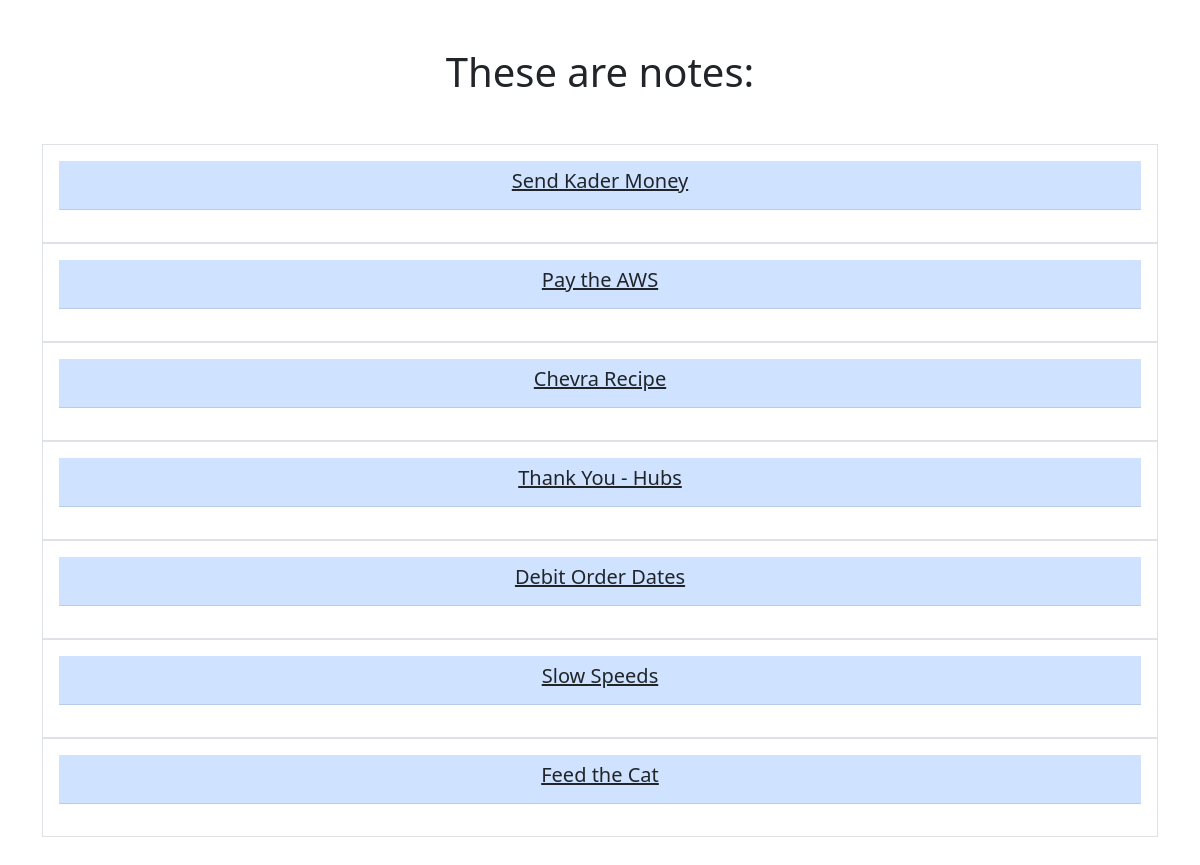
/smart/notes, run on an earlier commit of the app's database.
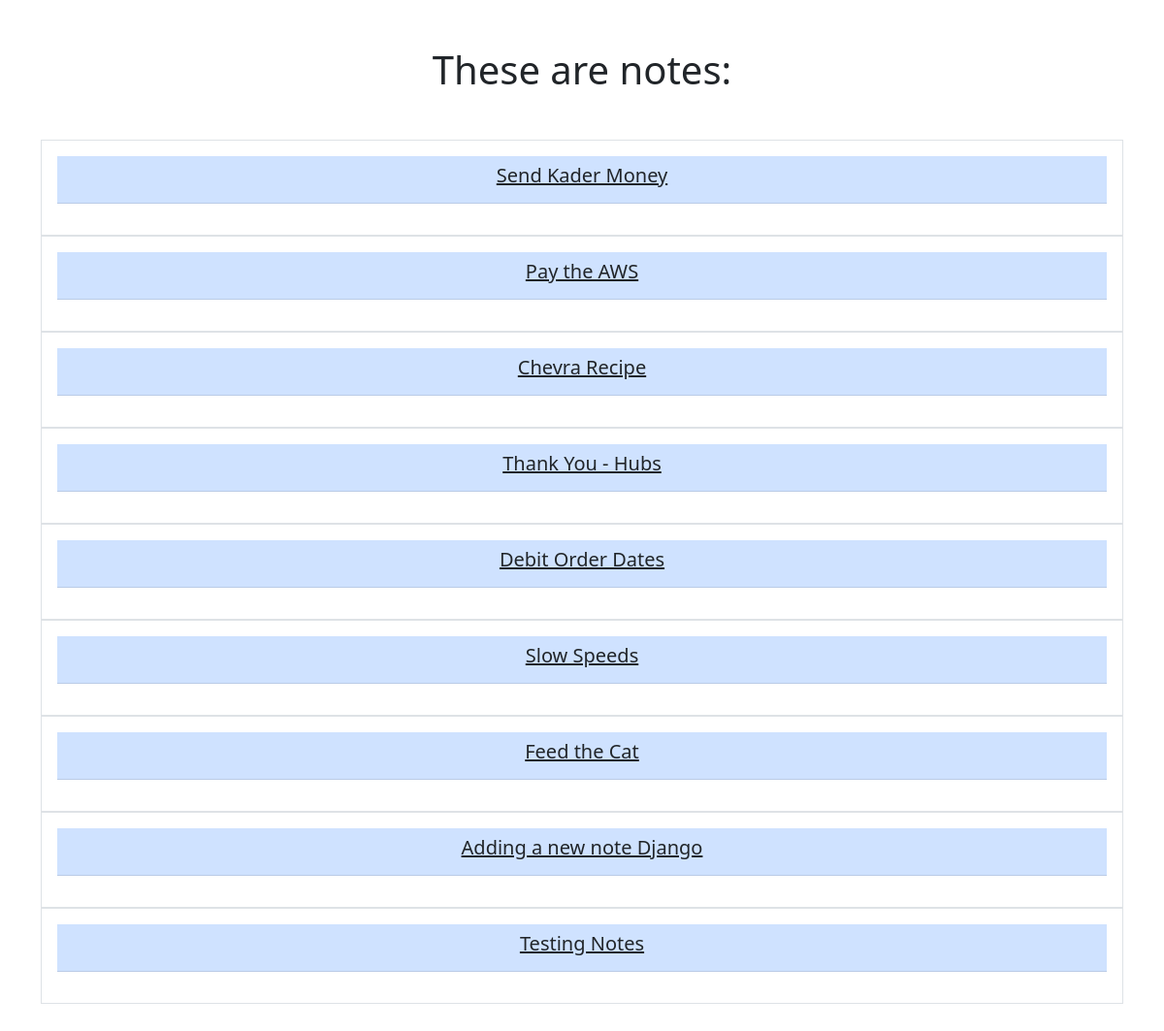
And on a later commit of the database.
### notes/models.py (models this page shows)
class Notes(models.Model):
    title = models.CharField(max_length=200)
    text = models.TextField()
    created = models.DateTimeField(auto_now_add=True)

### notes/views.py (the view)
# urls.py: path('notes', views.NotesListView.as_view(), name="notes.list"),
class NotesListView(ListView):
    model = Notes
    context_object_name = "notes"
    template_name = "notes/notes_list.html"

### notes/templates/notes/notes_list.html (shortened to what this page needs)
{% extends "base.html" %} {% block content %}
<h1 class="my-5">These are notes:</h1>
<div class="row row-cols3 g-2">
  {% for note in notes %}
  <div class="col">
    <div class="p-3 border">
      <table class="table table-primary">
    </div>
    <tr>
    <td><a href="{% url 'notes.detail' pk=note.id %}" class="text-dark text-decoration-non"><h5>{{note.title}}</h5></a></td>
    </tr>
  </div>
  {% endfor %}
</div>
{% endblock %}

What changed in the data, as far as the page shows it:
added Notes: title "Adding a new note Django"
added Notes: title "Testing Notes"
